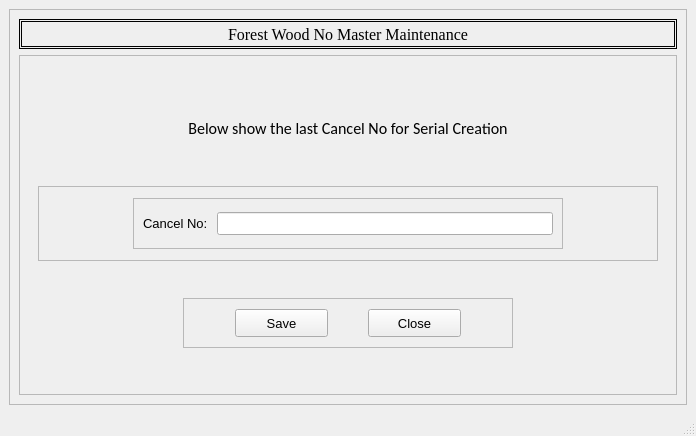
<?xml version="1.0" encoding="UTF-8"?>
<ui version="4.0">
 <class>FWCancelNo</class>
 <widget class="QMainWindow" name="FWCancelNo">
  <property name="geometry">
   <rect>
    <x>0</x>
    <y>0</y>
    <width>696</width>
    <height>436</height>
   </rect>
  </property>
  <property name="windowTitle">
   <string>A14. Forest Wood Cancel No</string>
  </property>
  <property name="styleSheet">
   <string notr="true"/>
  </property>
  <widget class="QWidget" name="centralwidget">
   <layout class="QHBoxLayout" name="horizontalLayout">
    <item>
     <widget class="QFrame" name="frame">
      <property name="minimumSize">
       <size>
        <width>674</width>
        <height>361</height>
       </size>
      </property>
      <property name="frameShape">
       <enum>QFrame::StyledPanel</enum>
      </property>
      <property name="frameShadow">
       <enum>QFrame::Raised</enum>
      </property>
      <layout class="QVBoxLayout" name="verticalLayout">
       <item>
        <widget class="QLabel" name="label">
         <property name="minimumSize">
          <size>
           <width>0</width>
           <height>30</height>
          </size>
         </property>
         <property name="maximumSize">
          <size>
           <width>16777215</width>
           <height>30</height>
          </size>
         </property>
         <property name="font">
          <font>
           <family>Times New Roman</family>
           <pointsize>12</pointsize>
          </font>
         </property>
         <property name="styleSheet">
          <string notr="true">border: 3px double black</string>
         </property>
         <property name="text">
          <string>Forest Wood No Master Maintenance</string>
         </property>
         <property name="alignment">
          <set>Qt::AlignCenter</set>
         </property>
        </widget>
       </item>
       <item>
        <widget class="QFrame" name="frame_3">
         <property name="minimumSize">
          <size>
           <width>650</width>
           <height>260</height>
          </size>
         </property>
         <property name="frameShape">
          <enum>QFrame::StyledPanel</enum>
         </property>
         <property name="frameShadow">
          <enum>QFrame::Raised</enum>
         </property>
         <layout class="QVBoxLayout" name="verticalLayout_2">
          <property name="spacing">
           <number>0</number>
          </property>
          <property name="topMargin">
           <number>25</number>
          </property>
          <item>
           <widget class="QLabel" name="label_2">
            <property name="minimumSize">
             <size>
              <width>626</width>
              <height>31</height>
             </size>
            </property>
            <property name="maximumSize">
             <size>
              <width>16777215</width>
              <height>31</height>
             </size>
            </property>
            <property name="font">
             <font>
              <family>Calibri</family>
              <pointsize>12</pointsize>
             </font>
            </property>
            <property name="text">
             <string>Below show the last Cancel No for Serial Creation</string>
            </property>
            <property name="alignment">
             <set>Qt::AlignHCenter|Qt::AlignTop</set>
            </property>
            <property name="margin">
             <number>0</number>
            </property>
           </widget>
          </item>
          <item alignment="Qt::AlignHCenter">
           <widget class="QFrame" name="frame_2">
            <property name="minimumSize">
             <size>
              <width>620</width>
              <height>0</height>
             </size>
            </property>
            <property name="maximumSize">
             <size>
              <width>16777215</width>
              <height>75</height>
             </size>
            </property>
            <property name="frameShape">
             <enum>QFrame::StyledPanel</enum>
            </property>
            <property name="frameShadow">
             <enum>QFrame::Raised</enum>
            </property>
            <layout class="QHBoxLayout" name="horizontalLayout_4">
             <item>
              <widget class="QFrame" name="frame_5">
               <property name="minimumSize">
                <size>
                 <width>430</width>
                 <height>51</height>
                </size>
               </property>
               <property name="maximumSize">
                <size>
                 <width>430</width>
                 <height>51</height>
                </size>
               </property>
               <property name="frameShape">
                <enum>QFrame::StyledPanel</enum>
               </property>
               <property name="frameShadow">
                <enum>QFrame::Raised</enum>
               </property>
               <layout class="QHBoxLayout" name="horizontalLayout_3">
                <item>
                 <widget class="QLabel" name="label_3">
                  <property name="font">
                   <font>
                    <pointsize>10</pointsize>
                   </font>
                  </property>
                  <property name="text">
                   <string>Cancel No: </string>
                  </property>
                 </widget>
                </item>
                <item>
                 <widget class="QLineEdit" name="inputNo">
                  <property name="font">
                   <font>
                    <pointsize>10</pointsize>
                   </font>
                  </property>
                 </widget>
                </item>
               </layout>
              </widget>
             </item>
            </layout>
           </widget>
          </item>
          <item alignment="Qt::AlignHCenter">
           <widget class="QFrame" name="frame_4">
            <property name="minimumSize">
             <size>
              <width>330</width>
              <height>50</height>
             </size>
            </property>
            <property name="maximumSize">
             <size>
              <width>330</width>
              <height>50</height>
             </size>
            </property>
            <property name="frameShape">
             <enum>QFrame::StyledPanel</enum>
            </property>
            <property name="frameShadow">
             <enum>QFrame::Raised</enum>
            </property>
            <layout class="QHBoxLayout" name="horizontalLayout_2">
             <property name="spacing">
              <number>0</number>
             </property>
             <property name="leftMargin">
              <number>11</number>
             </property>
             <item>
              <widget class="QPushButton" name="pushButton">
               <property name="minimumSize">
                <size>
                 <width>93</width>
                 <height>28</height>
                </size>
               </property>
               <property name="maximumSize">
                <size>
                 <width>93</width>
                 <height>28</height>
                </size>
               </property>
               <property name="font">
                <font>
                 <pointsize>10</pointsize>
                </font>
               </property>
               <property name="text">
                <string>Save</string>
               </property>
              </widget>
             </item>
             <item>
              <widget class="QPushButton" name="pushButton_2">
               <property name="minimumSize">
                <size>
                 <width>93</width>
                 <height>28</height>
                </size>
               </property>
               <property name="maximumSize">
                <size>
                 <width>93</width>
                 <height>28</height>
                </size>
               </property>
               <property name="font">
                <font>
                 <pointsize>10</pointsize>
                </font>
               </property>
               <property name="text">
                <string>Close</string>
               </property>
              </widget>
             </item>
            </layout>
           </widget>
          </item>
         </layout>
        </widget>
       </item>
      </layout>
     </widget>
    </item>
   </layout>
  </widget>
  <widget class="QMenuBar" name="menubar">
   <property name="geometry">
    <rect>
     <x>0</x>
     <y>0</y>
     <width>696</width>
     <height>26</height>
    </rect>
   </property>
  </widget>
  <widget class="QStatusBar" name="statusbar"/>
 </widget>
 <resources/>
 <connections/>
</ui>
